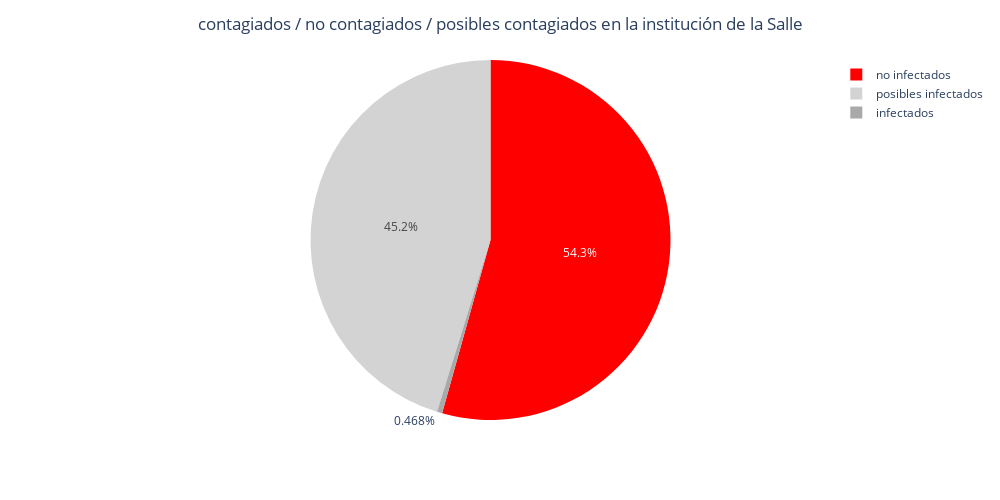

Notebook code cell kept with this figure:
### Code cell
fig = px.pie(df_general, values="value",
             names="description", 
             color_discrete_sequence=['red','lightgrey','darkgrey'],width=1000,height=500)
fig.update_layout(title_text='contagiados / no contagiados / posibles contagiados en la institución de la Salle', title_x=0.5)

### Figure 1 — Plotly figure (JSON) as saved in the notebook; plotly's stock layout.template omitted (floating-point values rounded to 4 significant figures)
{"data": [{"domain": {"x": [0, 1], "y": [0, 1]}, "hoverlabel": {"namelength": 0}, "hovertemplate": "description=%{label}<br>value=%{value}", "labels": ["no infectados", "posibles infectados", "infectados"], "legendgroup": "", "name": "", "showlegend": true, "type": "pie", "values": [0.5433, 0.452, 0.004684]}], "layout": {"height": 500, "legend": {"tracegroupgap": 0}, "margin": {"t": 60}, "piecolorway": ["red", "lightgrey", "darkgrey"], "title": {"text": "contagiados / no contagiados / posibles contagiados en la institución de la Salle", "x": 0.5}, "width": 1000}}
